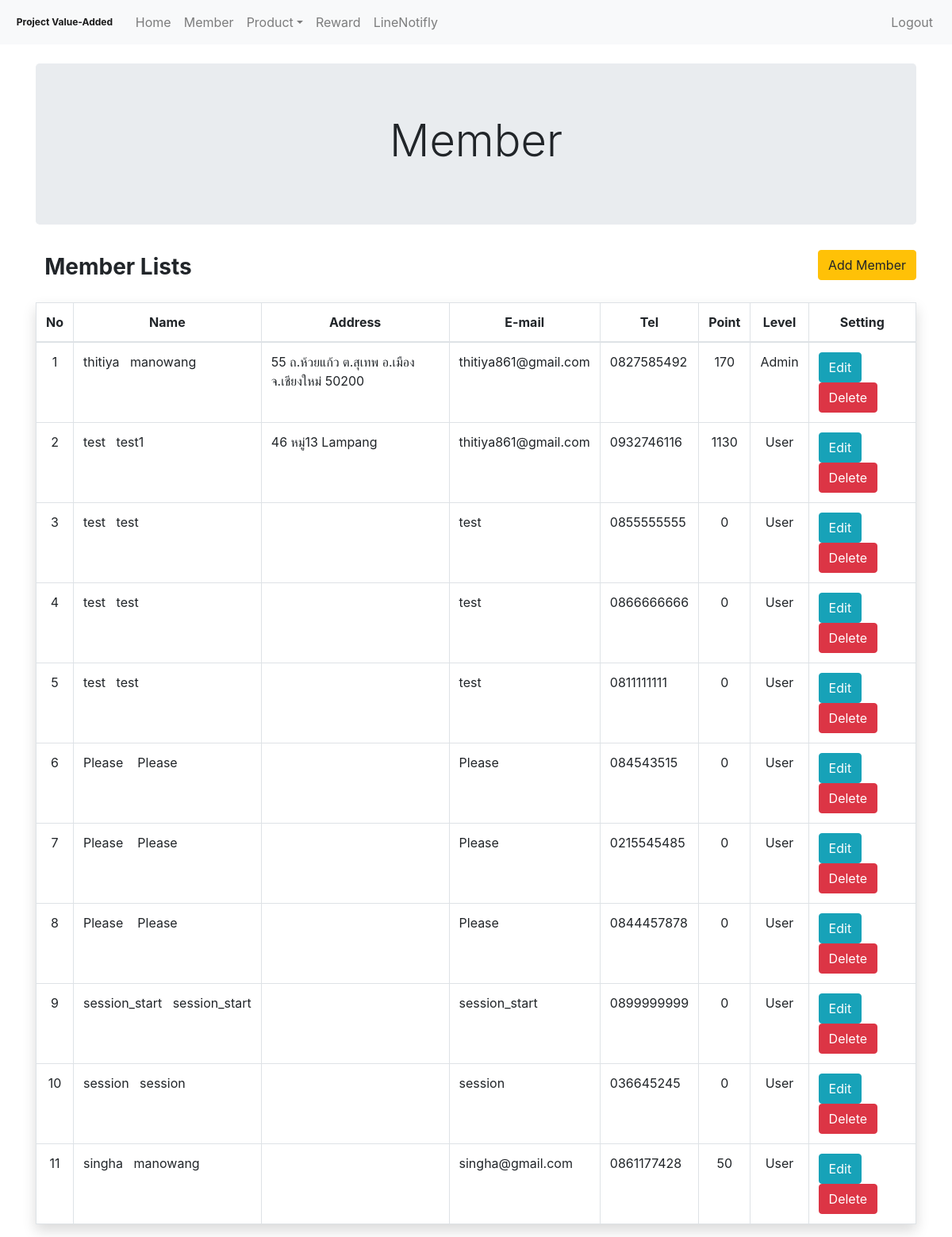
The page /Admin/member.php on the database as committed earlier.
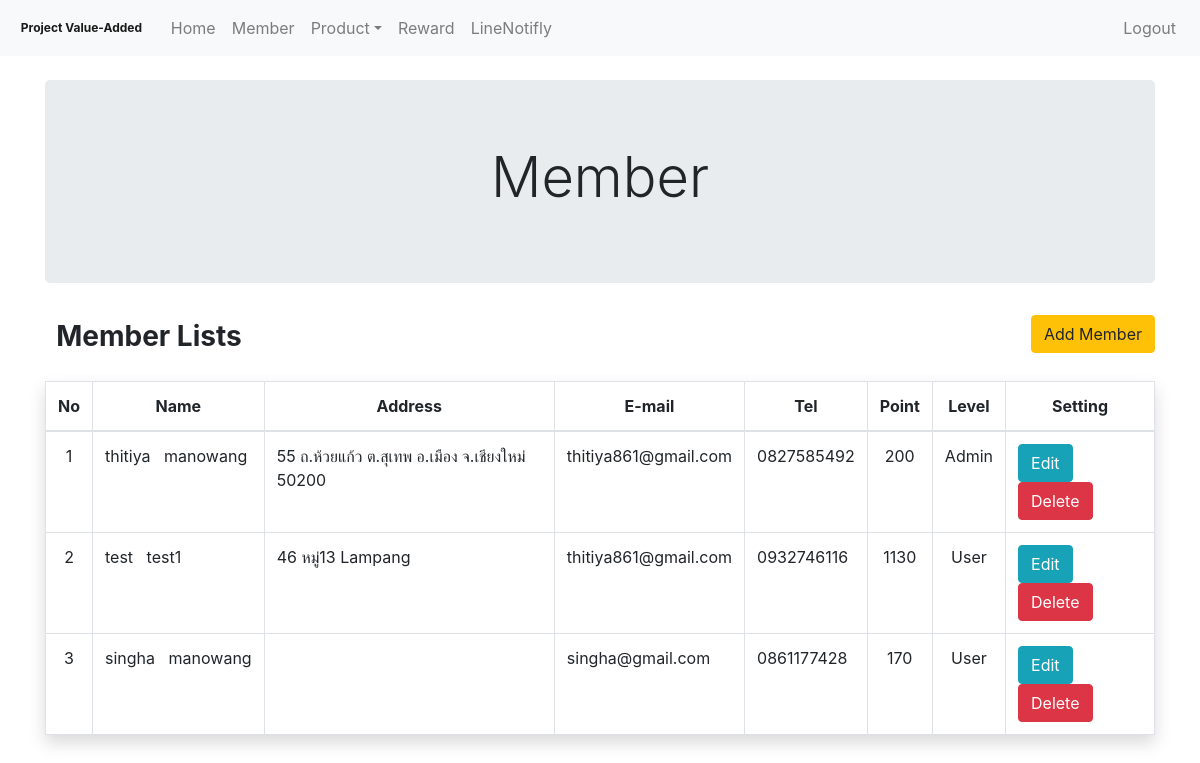
The same page on the database as committed later.
### tables this page shows
CREATE TABLE `user` (
  `id_user` int(5) NOT NULL COMMENT 'primary key',
  `phone_user` varchar(10) NOT NULL,
  `password_user` varchar(20) NOT NULL,
  `firstname_user` varchar(255) NOT NULL,
  `lastname_user` varchar(255) NOT NULL,
  `address_user` varchar(255) NOT NULL,
  `email_user` varchar(255) NOT NULL,
  `total_point_user` int(5) NOT NULL,
  `img_user` varchar(255) NOT NULL,
  `id_permission_user` int(1) NOT NULL COMMENT 'foreign key',
  `user_active` int(1) NOT NULL
);

### Admin/member.php (called while the page is built, shortened)
<?php
include "./src/component/header.php";
include "./src/component/nev.php";
include "./src/views/member_modal.php";
include "./src/component/footage.php";

### Admin/src/models/member_fetch.php (called while the page is built)
<?php
require "./../Mysql/Connect.php";
$q_fetch_lists = "SELECT id_user,firstname_user,lastname_user,address_user,email_user,phone_user,total_point_user,id_permission_user FROM user";
$result_fetch_lists = mysqli_query($dbcon, $q_fetch_lists);

### Admin/src/views/member_modal.php (the view)
<?php
require './src/models/member_fetch.php';
?>
<div class="container pt-4">
    <div class="row">
        <div class="col-12 text-center">
            <div class="jumbotron">
                <h1 class="display-4">Member</h1>
            </div>
        </div>
    </div>
    <div class="row">
        <div class="col-12 mb-3">
            <h1 class="badge " style="font-size: 1.75rem;">Member Lists </h1>
            <button type="button" class="btn btn-warning float-right" style="text-align: right" data-toggle="modal" data-target="#modal-add-member">
                Add Member
            </button>
        </div>
        <div class="col-12">
            <table class="table table-bordered shadow">
                <thead>
                    <tr class="text-center">
                        <th scope="col">No</th>
                        <th scope="col">Name</th>
                        <th scope="col">Address</th>
                        <th scope="col">E-mail</th>
                        <th scope="col">Tel</th>
                        <th scope="col">Point</th>
                        <th scope="col">Level</th>
                        <th scope="col">Setting</th>
                    </tr>
                </thead>
                <tbody>
                    <?php
                    $No = 0;
                    while ($lists_user = mysqli_fetch_assoc($result_fetch_lists)) {
                        $No = $No + 1;
                    ?>
                        <tr>
                            <td class="text-center"><?php echo ($No) ?></td>
                            <td><?php echo $lists_user['firstname_user'] . '&nbsp;&nbsp;&nbsp;' .  $lists_user['lastname_user']; ?></td>
                            <td><?php echo $lists_user['address_user']; ?></td>
                            <td><?php echo $lists_user['email_user']; ?></td>
                            <td><?php echo $lists_user['phone_user']; ?></td>
                            <td class="text-center"><?php echo $lists_user['total_point_user']; ?></td>
                            <td class="text-center"><?php
                                                    if ($lists_user['id_permission_user'] == "1") {
                                                        echo ("Admin");
                                                    } else if ($lists_user['id_permission_user'] == "2") {
                                                        echo ("User");
                                                    }
                                                    ?></td>
                            <td>
                                <button class="btn btn-info btn_edit_detail_user" id="<?php echo $lists_user['id_user']; ?>">Edit</button>
                                <button class="btn btn-danger member_delete" id="<?php echo $lists_user['id_user']; ?>">Delete</button>
                            </td>
                        </tr>
                    <?php } ?>
                </tbody>
            </table>
        </div>
    </div>
</div>

### Admin/src/component/header.php (shortened to what this page needs)
<!doctype html>
<html lang="en">
<head>
    <link rel="stylesheet" href="https://use.fontawesome.com/releases/v5.7.0/css/all.css">
    <link rel="stylesheet" href="https://maxcdn.bootstrapcdn.com/bootstrap/4.5.2/css/bootstrap.min.css">
</head>
<body>

### Admin/src/component/nev.php (shortened to what this page needs)
<nav class="navbar navbar-expand-lg navbar-light bg-light">
    <a class="navbar-brand badge">Project Value-Added</a>
    <div class="collapse navbar-collapse" id="navbarSupportedContent">
        <ul class="navbar-nav mr-auto">
            <li class="nav-item">
                <a class="nav-link btn_home_menu" href="home.php">Home</a>
            </li>
            <li class="nav-item">
                <a class="nav-link btn_member_menu" href="member.php">Member</a>
            </li>
            <li class="nav-item dropdown">
                <a class="nav-link dropdown-toggle btn_product_menu" href="#" id="navbarDropdown" role="button" data-toggle="dropdown" aria-haspopup="true" aria-expanded="false">Product</a>
            </li>
            <li class="nav-item">
                <a class="nav-link btn_reward_menu" href="reward.php">Reward</a>
            </li>
            <li class="nav-item">
                <a class="nav-link btn_setting_menu" href="setting.php">LineNotifly</a>
            </li>
        </ul>
        <ul class="navbar-nav mr-right">
            <li class="nav-item">
                <a class="nav-link btn_setting_menu" href="./src/models/logout.php">Logout</a>
            </li>
        </ul>
    </div>
</nav>

### Admin/src/component/footage.php (shortened to what this page needs)
</body>
</html>

Rows that differ between the two databases and show on the page:
removed user: firstname_user "test", lastname_user "test", email_user "test", phone_user "0855555555", total_point_user "0", shows "User"
removed user: firstname_user "test", lastname_user "test", email_user "test", phone_user "0866666666", total_point_user "0", shows "User"
removed user: firstname_user "test", lastname_user "test", email_user "test", phone_user "0811111111", total_point_user "0", shows "User"
removed user: firstname_user "Please", lastname_user "Please", email_user "Please", phone_user "084543515", total_point_user "0", shows "User"
removed user: firstname_user "Please", lastname_user "Please", email_user "Please", phone_user "0215545485", total_point_user "0", shows "User"
removed user: firstname_user "Please", lastname_user "Please", email_user "Please", phone_user "0844457878", total_point_user "0", shows "User"
removed user: firstname_user "session_start", lastname_user "session_start", email_user "session_start", phone_user "0899999999", total_point_user "0", shows "User"
removed user: firstname_user "session", lastname_user "session", email_user "session", phone_user "036645245", total_point_user "0", shows "User"
changed user "thitiya": total_point_user "170" → "200"
changed user "singha": total_point_user "50" → "170"
